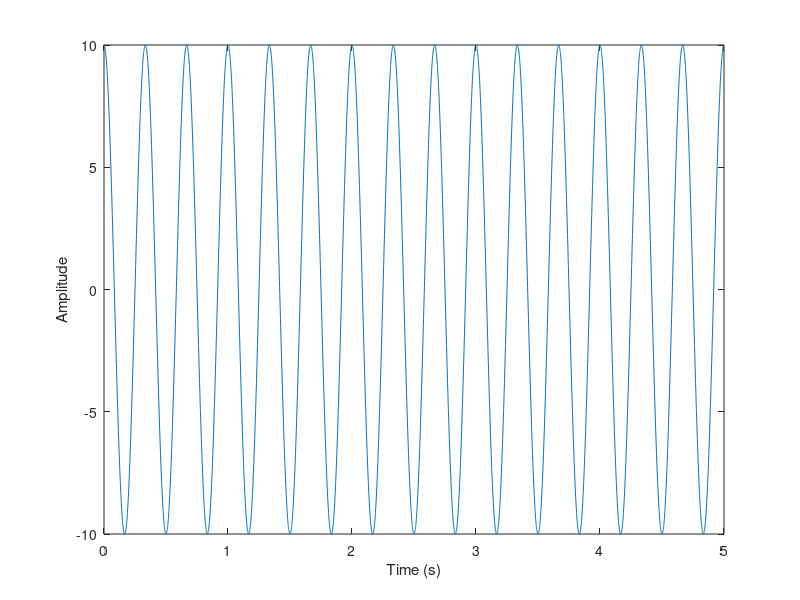

MATLAB code for this plot:
time = 0:.001:5;
frequency = 3;
amplitude = 10;
phase_angle = pi/2;
y = amplitude*sin(2*pi*frequency*time+phase_angle);
clf
plot(time,y)
xlabel('Time (s)')
ylabel('Amplitude')
  
